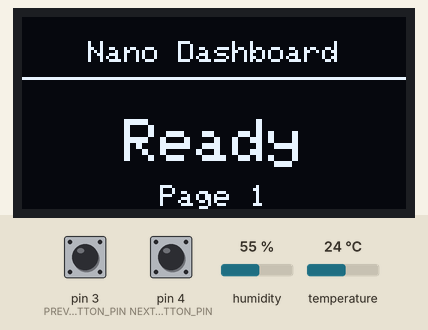
Recording of a sketch running on a simulated Arduino Nano, built with avr-gcc and run on an emulated ATmega328P. On the bench: 128×64 one-colour display. Inputs (shaded band) come from the test bench; at power-on: pin 3 (PREVIOUS_BUTTON_PIN) HIGH, humidity 55 %, pin 4 (NEXT_BUTTON_PIN) HIGH, temperature 24 °C. What the sketch prints to the serial monitor is not drawn.

Above: at 3.2 s.
3.3 s: pin 3 (PREVIOUS_BUTTON_PIN) pulled LOW for 0.15 s
At 4.2 s:
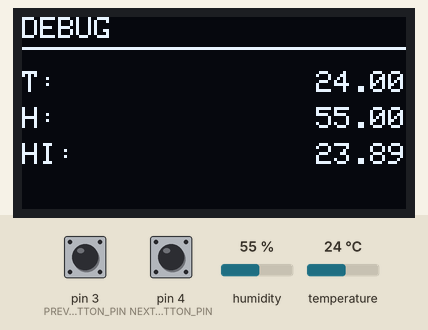
4.9 s: pin 3 (PREVIOUS_BUTTON_PIN) pulled LOW for 1 s
At 5.4 s:
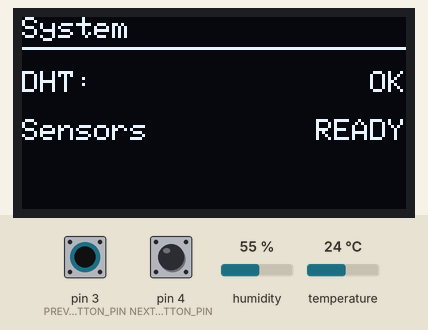
7.4 s: pin 3 (PREVIOUS_BUTTON_PIN) pulled LOW for 0.15 s
At 8.5 s:
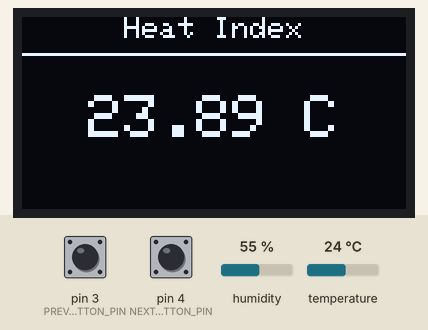
9.0 s: humidity set to 22 %
At 10.7 s:
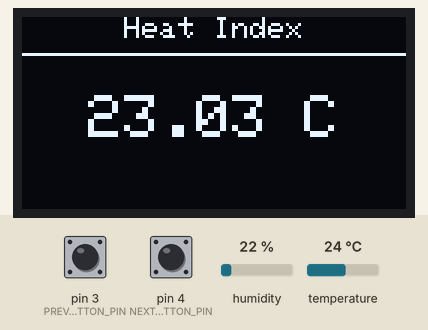
11.6 s: pin 4 (NEXT_BUTTON_PIN) pulled LOW for 0.15 s
At 12.8 s:
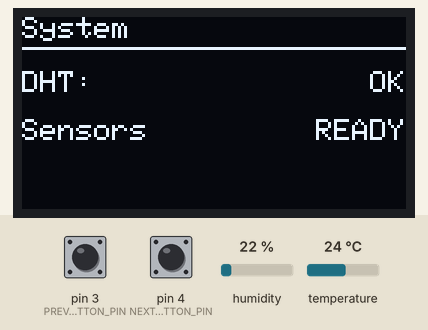
13.2 s: pin 4 (NEXT_BUTTON_PIN) pulled LOW for 1 s
At 14.3 s:
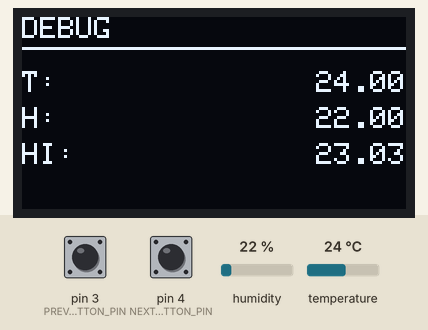
Timing chart, 0 to 16.2 s (numbered marks = the images above; inputs shaded):
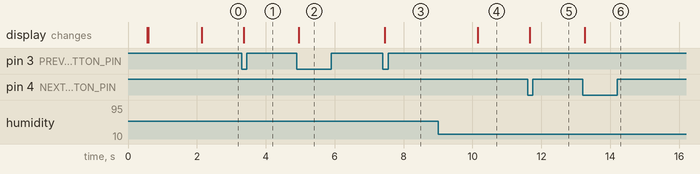

The sketch:

productivity_dashboard.ino
```cpp
/*
==========================================================
 Nano Productivity Dashboard
----------------------------------------------------------
 Main Application Entry Point

 Purpose:
    - Initialize all modules
    - Coordinate program execution
    - Keep loop() lightweight
    - Avoid placing feature logic here

 Author:
    Ice Lifram

 Notes:
    This file intentionally contains only the high-level
    application flow. Individual features belong in their
    respective modules.
==========================================================
*/

#include "config.h"

#include "display.h"
#include "sensors.h"
#include "buttons.h"
#include "pages.h"


//----------------------------------------------------------
// Global Timing
//----------------------------------------------------------

unsigned long previousSensorRead = 0;
unsigned long previousDisplayRefresh = 0;


//----------------------------------------------------------
// setup()
//----------------------------------------------------------

void setup()
{
    // Initialize Serial Monitor
    Serial.begin(SERIAL_BAUDRATE);

    // Optional startup delay
    delay(STARTUP_DELAY);

    // Initialize hardware modules
    initDisplay();
    initSensors();
    initButtons();

    // Draw splash screen
    showSplashScreen();

    // Optional startup delay so splash can be seen
    delay(SPLASH_DURATION);

    // Prepare first page
    setCurrentPage(PAGE_HOME);
}


//----------------------------------------------------------
// loop()
//----------------------------------------------------------

void loop()
{
    updateButtons();

    handleNavigation();

    updateSensors();

    refreshDashboard();
}


//----------------------------------------------------------
// updateSensors()
//----------------------------------------------------------

void updateSensors()
{
    if (millis() - previousSensorRead >= SENSOR_INTERVAL)
    {
        previousSensorRead = millis();

        readAllSensors();
    }
}


//----------------------------------------------------------
// refreshDashboard()
//----------------------------------------------------------

void refreshDashboard()
{
    if (millis() - previousDisplayRefresh >= DISPLAY_INTERVAL)
    {
        previousDisplayRefresh = millis();

        drawCurrentPage();
    }
}


//----------------------------------------------------------
// handleNavigation()
//----------------------------------------------------------

void handleNavigation()
{
    /*
        Future responsibilities:

        - Next page

        - Previous page

        - Home shortcut

        - Long press

        - Double click

        - Settings menu

        - Sleep mode

    */

    if (nextPagePressed())
    {
        nextPage();
    }

    if (previousPagePressed())
    {
        previousPage();
    }
}
```

buttons.cpp
```cpp
/*
==========================================================
 buttons.cpp
----------------------------------------------------------
 Button Input Module

 Responsibilities
    - Initialize button pins
    - Read button states
    - Detect edge transitions
    - Basic software debouncing
    - Future button interactions

 NOTE:
    This module should be the ONLY place where
    digitalRead() is used.
==========================================================
*/

#include "buttons.h"
#include "config.h"


//----------------------------------------------------------
// Configuration
//----------------------------------------------------------

static const unsigned long DEBOUNCE_DELAY = 30;


//----------------------------------------------------------
// Private Button States
//----------------------------------------------------------

ButtonState previousButton =
{
    HIGH,
    HIGH,
    false,
    false,
    0
};

ButtonState nextButton =
{
    HIGH,
    HIGH,
    false,
    false,
    0
};


//----------------------------------------------------------
// Private Helper
//----------------------------------------------------------

static void updateButton(
    ButtonState &button,
    uint8_t pin)
{
    bool reading = digitalRead(pin);

    button.pressed  = false;
    button.released = false;

    // Basic edge detection
    if (reading != button.current)
    {
        delay(DEBOUNCE_DELAY);

        reading = digitalRead(pin);

        if (reading != button.current)
        {
            button.previous = button.current;
            button.current  = reading;

            if (button.current == LOW)
            {
                button.pressed = true;
                button.pressedTime = millis();
            }
            else
            {
                button.released = true;
            }
        }
    }
}


//----------------------------------------------------------
// Initialization
//----------------------------------------------------------

void initButtons()
{
    pinMode(PREVIOUS_BUTTON_PIN, INPUT_PULLUP);
    pinMode(NEXT_BUTTON_PIN, INPUT_PULLUP);

    Serial.println(F("Buttons initialized."));
}


//----------------------------------------------------------
// Update
//----------------------------------------------------------

void updateButtons()
{
    updateButton(previousButton, PREVIOUS_BUTTON_PIN);

    updateButton(nextButton, NEXT_BUTTON_PIN);
}


//----------------------------------------------------------
// Navigation Events
//----------------------------------------------------------

bool previousPagePressed()
{
    return previousButton.pressed;
}


bool nextPagePressed()
{
    return nextButton.pressed;
}


//----------------------------------------------------------
// Generic Queries
//----------------------------------------------------------

bool buttonPressed(ButtonID button)
{
    switch (button)
    {
        case BUTTON_PREVIOUS:
            return previousButton.pressed;

        case BUTTON_NEXT:
            return nextButton.pressed;

        default:
            return false;
    }
}


bool buttonReleased(ButtonID button)
{
    switch (button)
    {
        case BUTTON_PREVIOUS:
            return previousButton.released;

        case BUTTON_NEXT:
            return nextButton.released;

        default:
            return false;
    }
}


bool buttonHeld(ButtonID button)
{
    ButtonState* selected = nullptr;

    switch (button)
    {
        case BUTTON_PREVIOUS:
            selected = &previousButton;
            break;

        case BUTTON_NEXT:
            selected = &nextButton;
            break;

        default:
            return false;
    }

    return (selected->current == LOW);
}


//----------------------------------------------------------
// Future Features
//----------------------------------------------------------

bool longPress(ButtonID button)
{
    /*
        TODO

        Suggested implementation:

        if(buttonHeld(button))
        {
            if(millis() - pressedTime > LONG_PRESS_TIME)
                return true;
        }
    */

    (void)button;

    return false;
}


bool doubleClick(ButtonID button)
{
    /*
        TODO

        Store last release time.
        Detect two presses within
        a configurable interval.
    */

    (void)button;

    return false;
}


bool tripleClick(ButtonID button)
{
    /*
        TODO

        Extension of double-click logic.
    */

    (void)button;

    return false;
}


//----------------------------------------------------------
// Debug
//----------------------------------------------------------

void printButtonReport()
{
    Serial.println();

    Serial.println(F("===== BUTTON REPORT ====="));

    Serial.print(F("Previous: "));
    Serial.println(
        previousButton.current == LOW ?
        F("PRESSED") :
        F("RELEASED")
    );

    Serial.print(F("Next: "));
    Serial.println(
        nextButton.current == LOW ?
        F("PRESSED") :
        F("RELEASED")
    );

    Serial.println(F("========================="));
}
```

buttons.h
```cpp
/*
==========================================================
 buttons.h
----------------------------------------------------------
 Button Input Module Interface

 Responsibilities
    - Button initialization
    - Debouncing
    - Button state management
    - Navigation events
    - Future input expansion

 NOTE:
    This module provides high-level button events.
    The rest of the application should never read
    digital pins directly.
==========================================================
*/

#ifndef BUTTONS_H
#define BUTTONS_H

#include <Arduino.h>


//----------------------------------------------------------
// Button Enumeration
//----------------------------------------------------------

enum ButtonID
{
    BUTTON_PREVIOUS,
    BUTTON_NEXT,
    BUTTON_UNKNOWN
};


//----------------------------------------------------------
// Button State
//----------------------------------------------------------

struct ButtonState
{
    bool current;
    bool previous;

    bool pressed;
    bool released;

    unsigned long pressedTime;
};


//----------------------------------------------------------
// Initialization
//----------------------------------------------------------

/*
    Configure all button pins.

    Call once from setup().
*/
void initButtons();


//----------------------------------------------------------
// Update
//----------------------------------------------------------

/*
    Reads all buttons.

    Call once every loop().
*/
void updateButtons();


//----------------------------------------------------------
// Navigation Events
//----------------------------------------------------------

/*
    Returns true once when the
    Previous button is pressed.
*/
bool previousPagePressed();

/*
    Returns true once when the
    Next button is pressed.
*/
bool nextPagePressed();


//----------------------------------------------------------
// Generic Button Queries
//----------------------------------------------------------

bool buttonPressed(ButtonID button);

bool buttonReleased(ButtonID button);

bool buttonHeld(ButtonID button);


//----------------------------------------------------------
// Future Features
//----------------------------------------------------------

/*
    Reserved for future expansion.

    Suggested implementations:

    - Long press
    - Double click
    - Triple click
    - Auto-repeat
*/

bool longPress(ButtonID button);

bool doubleClick(ButtonID button);

bool tripleClick(ButtonID button);


//----------------------------------------------------------
// Debug
//----------------------------------------------------------

/*
    Prints button information
    to the Serial Monitor.
*/
void printButtonReport();

#endif
```

display.cpp
```cpp
/*
==========================================================
 display.cpp
----------------------------------------------------------
 OLED Display Module

 Responsibilities:
    - OLED initialization
    - Screen rendering
    - Text utilities
    - Drawing utilities
    - Splash screen

 NOTE:
    This file contains a framework and placeholders.
    Expand functionality incrementally.
==========================================================
*/

#include "display.h"
#include "config.h"
#include "pages.h"

#include <Wire.h>
#include <Adafruit_GFX.h>
#include <Adafruit_SSD1306.h>


//----------------------------------------------------------
// Private Display Instance
//----------------------------------------------------------

Adafruit_SSD1306 oled(
    SCREEN_WIDTH,
    SCREEN_HEIGHT,
    &Wire,
    OLED_RESET_PIN
);


//----------------------------------------------------------
// Initialization
//----------------------------------------------------------

void initDisplay()
{
    if (!oled.begin(
            SSD1306_SWITCHCAPVCC,
            OLED_I2C_ADDRESS))
    {
        Serial.println(F("OLED initialization failed."));

        while (true)
        {
            delay(100);
        }
    }

    oled.clearDisplay();
    oled.display();

    Serial.println(F("OLED initialized."));
}


//----------------------------------------------------------
// Splash Screen
//----------------------------------------------------------

void showSplashScreen()
{
    oled.clearDisplay();

    oled.setTextSize(2);
    oled.setTextColor(SSD1306_WHITE);

    drawCenteredText(
        "NANO",
        16,
        2
    );

    drawCenteredText(
        "DASHBOARD",
        40,
        1
    );

    oled.display();
}


//----------------------------------------------------------
// Dashboard Rendering
//----------------------------------------------------------

void clearDisplayBuffer()
{
    oled.clearDisplay();
}


void updateDisplay()
{
    oled.display();
}


void drawCurrentPage()
{
    /*
        NOTE

        This function acts as a bridge between
        the display module and pages module.

        The actual page content should be drawn
        inside pages.cpp.
    */

    clearDisplayBuffer();

    renderCurrentPage();

    updateDisplay();
}


//----------------------------------------------------------
// Text Utilities
//----------------------------------------------------------

void drawCenteredText(
    const String& text,
    int y,
    uint8_t textSize)
{
    oled.setTextSize(textSize);

    int16_t x1;
    int16_t y1;

    uint16_t width;
    uint16_t height;

    oled.getTextBounds(
        text,
        0,
        0,
        &x1,
        &y1,
        &width,
        &height
    );

    int x =
        (SCREEN_WIDTH - width) / 2;

    oled.setCursor(x, y);
    oled.print(text);
}


void drawLeftText(
    const String& text,
    int x,
    int y,
    uint8_t textSize)
{
    oled.setTextSize(textSize);

    oled.setCursor(x, y);

    oled.print(text);
}


void drawRightText(
    const String& text,
    int y,
    uint8_t textSize)
{
    oled.setTextSize(textSize);

    int16_t x1;
    int16_t y1;

    uint16_t width;
    uint16_t height;

    oled.getTextBounds(
        text,
        0,
        0,
        &x1,
        &y1,
        &width,
        &height
    );

    int x =
        SCREEN_WIDTH - width;

    oled.setCursor(x, y);

    oled.print(text);
}


//----------------------------------------------------------
// Drawing Utilities
//----------------------------------------------------------

void drawHorizontalLine(int y)
{
    oled.drawLine(
        0,
        y,
        SCREEN_WIDTH,
        y,
        SSD1306_WHITE
    );
}


void drawFrame(
    int x,
    int y,
    int width,
    int height)
{
    oled.drawRect(
        x,
        y,
        width,
        height,
        SSD1306_WHITE
    );
}


void drawProgressBar(
    int x,
    int y,
    int width,
    int height,
    uint8_t percent)
{
    percent = constrain(percent, 0, 100);

    drawFrame(
        x,
        y,
        width,
        height
    );

    int fillWidth =
        map(
            percent,
            0,
            100,
            0,
            width - 2
        );

    oled.fillRect(
        x + 1,
        y + 1,
        fillWidth,
        height - 2,
        SSD1306_WHITE
    );
}


//----------------------------------------------------------
// Status Icons
//----------------------------------------------------------

void drawStatusIcons()
{
    /*
        TODO

        Future icons:

        - Battery
        - Bluetooth
        - Wi-Fi
        - Sensor health
        - Alert indicator
    */
}


//----------------------------------------------------------
// Future Graphics
//----------------------------------------------------------

void playAnimation()
{
    /*
        TODO

        Placeholder for future animations.
    */
}


void transitionScreen()
{
    /*
        TODO

        Placeholder for future transitions.
    */
}


//----------------------------------------------------------
// Debug
//----------------------------------------------------------

void debugDisplay()
{
    Serial.println();
    Serial.println(F("=== DISPLAY DEBUG ==="));

    Serial.print(F("Width: "));
    Serial.println(SCREEN_WIDTH);

    Serial.print(F("Height: "));
    Serial.println(SCREEN_HEIGHT);

    Serial.print(F("I2C Address: "));
    Serial.println(OLED_I2C_ADDRESS, HEX);

    Serial.println(F("====================="));
}
```

Source omitted: display.h (3529 bytes), pages.cpp (5622 bytes), pages.h (2745 bytes), sensors.cpp (4964 bytes), sensors.h (3064 bytes), config.h (4338 bytes)

Measured:
- after the input at 3.3 s, the display: changes after 0.06 s (image 1)
- after the input at 4.9 s, the display: changes after 0.06 s (image 2)
- after the input at 7.4 s, the display: changes after 0.06 s (image 3)
- after the input at 9.0 s, the display: changes after 1.2 s (image 4)
- after the input at 11.6 s, the display: changes after 0.06 s (image 5)
- after the input at 13.2 s, the display: changes after 0.06 s (image 6)
